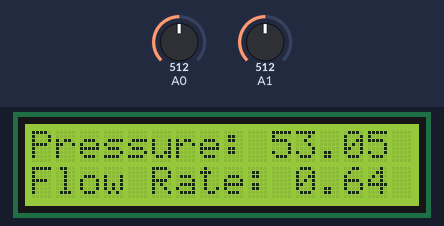
Bench run of a sketch on a simulated Arduino Uno, built with avr-gcc and run on an emulated ATmega328P. Shown: 16×2 character LCD. The test bench sets the inputs (shaded band); at power-on: A0 = 512, A1 = 512. No radio packets arrive unless stated; what the sketch prints to the serial monitor is not drawn.

Above: at 3.8 s.
3.9 s: A0 set to 490
At 6.3 s:
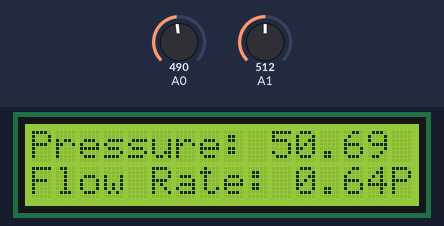
6.9 s: A1 set to 490
At 8.4 s:
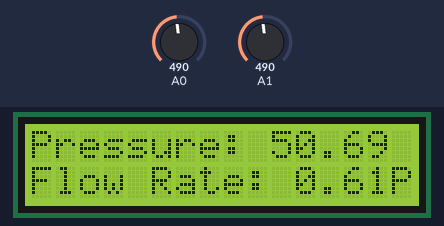
9.2 s: A0 set to 510
At 11.7 s:
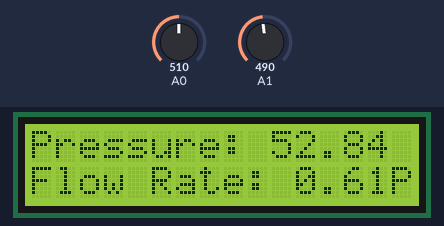
12.2 s: A1 set to 510
At 13.8 s:
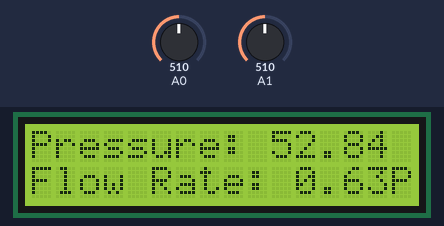
14.9 s: A0 set to 306
At 16.6 s:
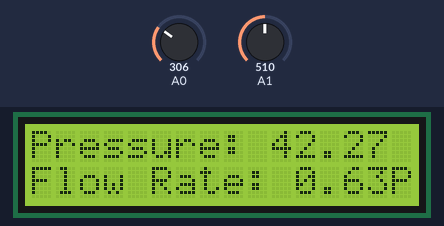
17.9 s: A1 set to 306
At 20.4 s:
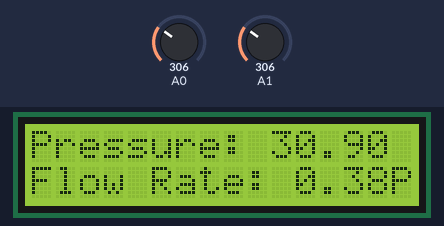
Timing chart, 0 to 21.6 s (numbered marks = the images above; inputs shaded):
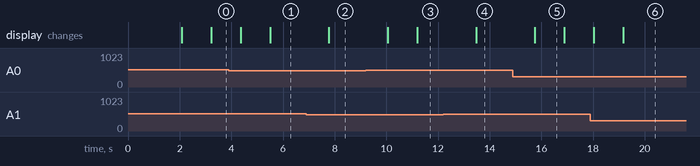

The sketch:

Node_01.ino
```cpp
// Node01
#include <Wire.h>
#include <LiquidCrystal_I2C.h>
#include <RF24.h>
#include <RF24Network.h>
#include <SPI.h>

RF24 radio(9, 10); // nRF24L01 (CE,CSN)
RF24Network network(radio); // Include the radio in the network
LiquidCrystal_I2C lcd(0x27, 16, 2);

const uint16_t this_node = 01; // Address of this node in Octal format
const uint16_t node00 = 00;
unsigned long data[3]; // number of sensors

void setup()
{
  // Initialize I2C LCD and Setup
  lcd.init();
  lcd.backlight();

  SPI.begin();
  radio.begin();
  network.begin(90, this_node); //(channel, node address)
  radio.setDataRate(RF24_2MBPS);
  analogReference(INTERNAL); // Set internal reference to 1.1V
  Serial.begin(9600);    // the baud rate

  /*******Welcome Command after Successful Setup******/
  lcd.clear();
  lcd.setCursor(4,0);
  lcd.print("WELCOME!");
  delay(2000);
  lcd.clear();
}
void loop()
{
  network.update();
  // put your main code here, to run repeatedly:
  float pressure = getPressure(A0);
  float flowRate = getFlow(A1);

  /****************DISPLAY RESULT**********/
  lcd.print("Pressure: ");
  Serial.print("pressure = ");
  lcd.setCursor(10,0);
  lcd.print(pressure);
  Serial.println(pressure);

  lcd.setCursor(0,1);
  lcd.print("Flow Rate: ");
  Serial.print("Flow Rate = ");
  lcd.setCursor(11,1);
  lcd.print(flowRate);
  Serial.println(flowRate);

  data[0] = pressure;
  data[1] = flowRate;

  RF24NetworkHeader header7(node00);
  bool ok = network.write(header7, &data, sizeof(data)); // Send the data
}

float readVoltage(int pin)
{
    long sum = 0;        // sum of samples taken
    float analogVoltage = 0.0; // calculated voltage
    float voltage = 0.0;

    for (int i = 0; i < 500; i++)
    {
        sum = sum + analogRead(pin);
        delayMicroseconds(1000);
    }

    analogVoltage = sum / (float)500;
    analogVoltage = (analogVoltage * 1.1) / 1023.0; //for internal 1.1v reference
    analogVoltage = (analogVoltage * 100) / 100; //round value by two precision

    return analogVoltage;
}

float getPressure(int pin)
{
  float pressure = 0.0;

  pressure = (readVoltage(pin) * 100)-2;

  if (pressure < 10.50 || pressure > 500)
  {
    pressure = 0;
  }

  return pressure;

}
float getFlow(int pin)
{
  uint8_t maxFlow = 5;
  float voltageAtMaxFlow = 4.33;
  float flow = 0.0;

  flow = ((maxFlow * readVoltage(pin))/ voltageAtMaxFlow);

  if(flow < 0.1 || flow > 5)
  {
    flow = 0;
  }

  return flow;// in cubic meter per hour

}
```

Measured:
- after the input at 3.9 s, the display: first differs from a run without the input after 1.6 s (image 1)
- after the input at 6.9 s, the display: changes after 0.88 s (image 2)
- after the input at 9.2 s, the display: first changes after 0.86 s (image 3 shows a later state)
- after the input at 12.2 s, the display: changes after 1.3 s (image 4)
- after the input at 14.9 s, the display: changes after 0.85 s (image 5)
- after the input at 17.9 s, the display: first changes after 0.13 s (image 6 shows a later state)
- what the display in image 5 shows lasts 1.1 s, from 15.8 s to 16.9 s
